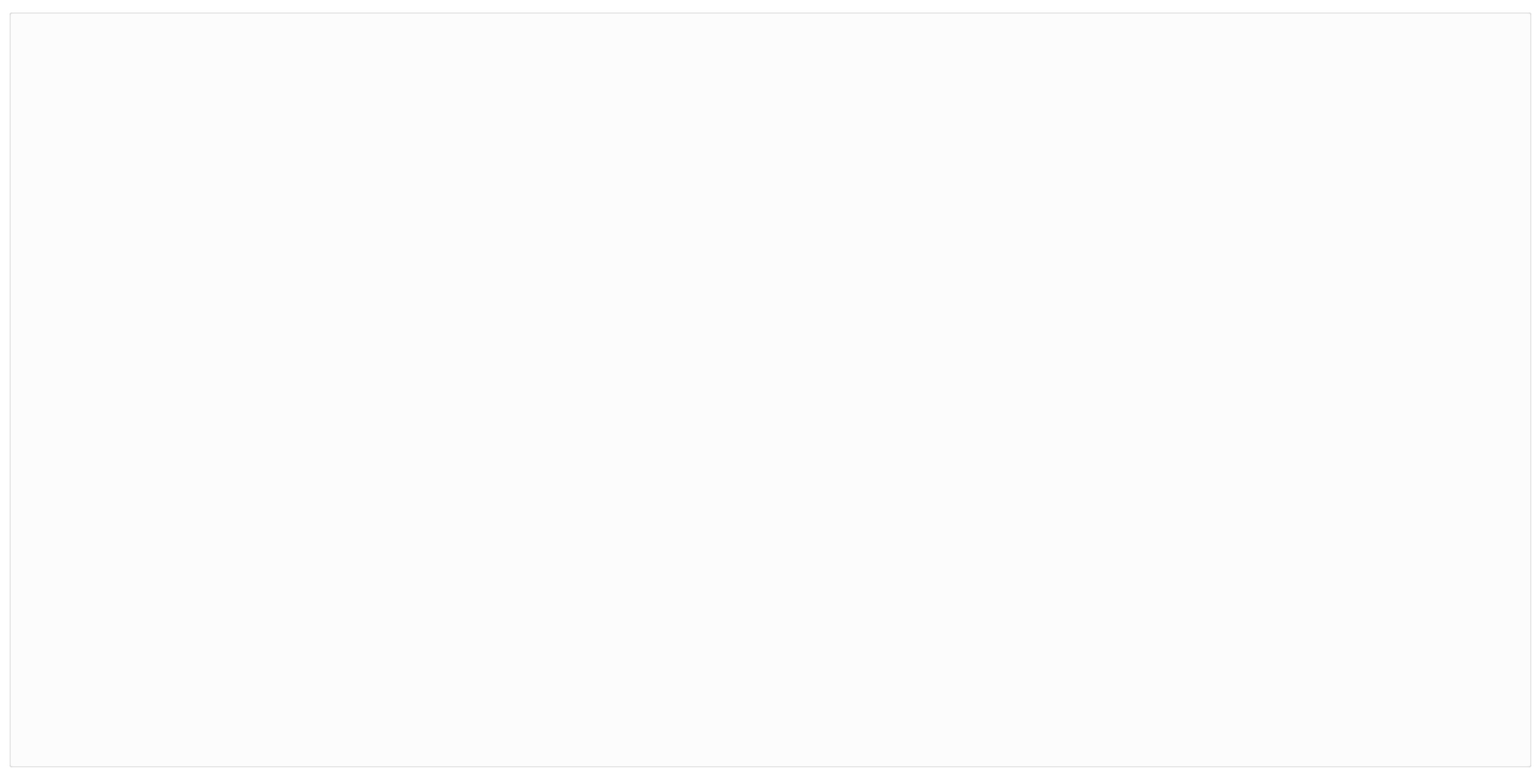
<?xml version="1.0" encoding="UTF-8"?>
<ui version="4.0">
 <class>mainWindow</class>
 <widget class="QMainWindow" name="mainWindow">
  <property name="geometry">
   <rect>
    <x>0</x>
    <y>0</y>
    <width>1602</width>
    <height>807</height>
   </rect>
  </property>
  <property name="minimumSize">
   <size>
    <width>1600</width>
    <height>800</height>
   </size>
  </property>
  <property name="windowIcon">
   <iconset>
    <normaloff>icon/ispq.ico</normaloff>icon/ispq.ico</iconset>
  </property>
  <property name="styleSheet">
   <string notr="true"/>
  </property>
  <widget class="QWidget" name="centralwidget">
   <property name="styleSheet">
    <string notr="true">background-color:rgb(255,255,255)</string>
   </property>
   <layout class="QGridLayout" name="gridLayout_2">
    <item row="0" column="0">
     <layout class="QHBoxLayout" name="horizontalLayout_3">
      <item>
       <widget class="QGroupBox" name="gb_img_view">
        <property name="sizePolicy">
         <sizepolicy hsizetype="Preferred" vsizetype="Preferred">
          <horstretch>2</horstretch>
          <verstretch>0</verstretch>
         </sizepolicy>
        </property>
        <property name="palette">
         <palette>
          <active>
           <colorrole role="WindowText">
            <brush brushstyle="SolidPattern">
             <color alpha="255">
              <red>0</red>
              <green>0</green>
              <blue>0</blue>
             </color>
            </brush>
           </colorrole>
           <colorrole role="Button">
            <brush brushstyle="SolidPattern">
             <color alpha="255">
              <red>64</red>
              <green>64</green>
              <blue>64</blue>
             </color>
            </brush>
           </colorrole>
           <colorrole role="Base">
            <brush brushstyle="SolidPattern">
             <color alpha="255">
              <red>64</red>
              <green>64</green>
              <blue>64</blue>
             </color>
            </brush>
           </colorrole>
           <colorrole role="Window">
            <brush brushstyle="SolidPattern">
             <color alpha="255">
              <red>64</red>
              <green>64</green>
              <blue>64</blue>
             </color>
            </brush>
           </colorrole>
          </active>
          <inactive>
           <colorrole role="WindowText">
            <brush brushstyle="SolidPattern">
             <color alpha="255">
              <red>0</red>
              <green>0</green>
              <blue>0</blue>
             </color>
            </brush>
           </colorrole>
           <colorrole role="Button">
            <brush brushstyle="SolidPattern">
             <color alpha="255">
              <red>64</red>
              <green>64</green>
              <blue>64</blue>
             </color>
            </brush>
           </colorrole>
           <colorrole role="Base">
            <brush brushstyle="SolidPattern">
             <color alpha="255">
              <red>64</red>
              <green>64</green>
              <blue>64</blue>
             </color>
            </brush>
           </colorrole>
           <colorrole role="Window">
            <brush brushstyle="SolidPattern">
             <color alpha="255">
              <red>64</red>
              <green>64</green>
              <blue>64</blue>
             </color>
            </brush>
           </colorrole>
          </inactive>
          <disabled>
           <colorrole role="WindowText">
            <brush brushstyle="SolidPattern">
             <color alpha="255">
              <red>120</red>
              <green>120</green>
              <blue>120</blue>
             </color>
            </brush>
           </colorrole>
           <colorrole role="Button">
            <brush brushstyle="SolidPattern">
             <color alpha="255">
              <red>64</red>
              <green>64</green>
              <blue>64</blue>
             </color>
            </brush>
           </colorrole>
           <colorrole role="Base">
            <brush brushstyle="SolidPattern">
             <color alpha="255">
              <red>64</red>
              <green>64</green>
              <blue>64</blue>
             </color>
            </brush>
           </colorrole>
           <colorrole role="Window">
            <brush brushstyle="SolidPattern">
             <color alpha="255">
              <red>64</red>
              <green>64</green>
              <blue>64</blue>
             </color>
            </brush>
           </colorrole>
          </disabled>
         </palette>
        </property>
        <property name="title">
         <string/>
        </property>
        <property name="flat">
         <bool>false</bool>
        </property>
        <property name="checkable">
         <bool>false</bool>
        </property>
       </widget>
      </item>
     </layout>
    </item>
   </layout>
  </widget>
 </widget>
 <resources/>
 <connections/>
</ui>
